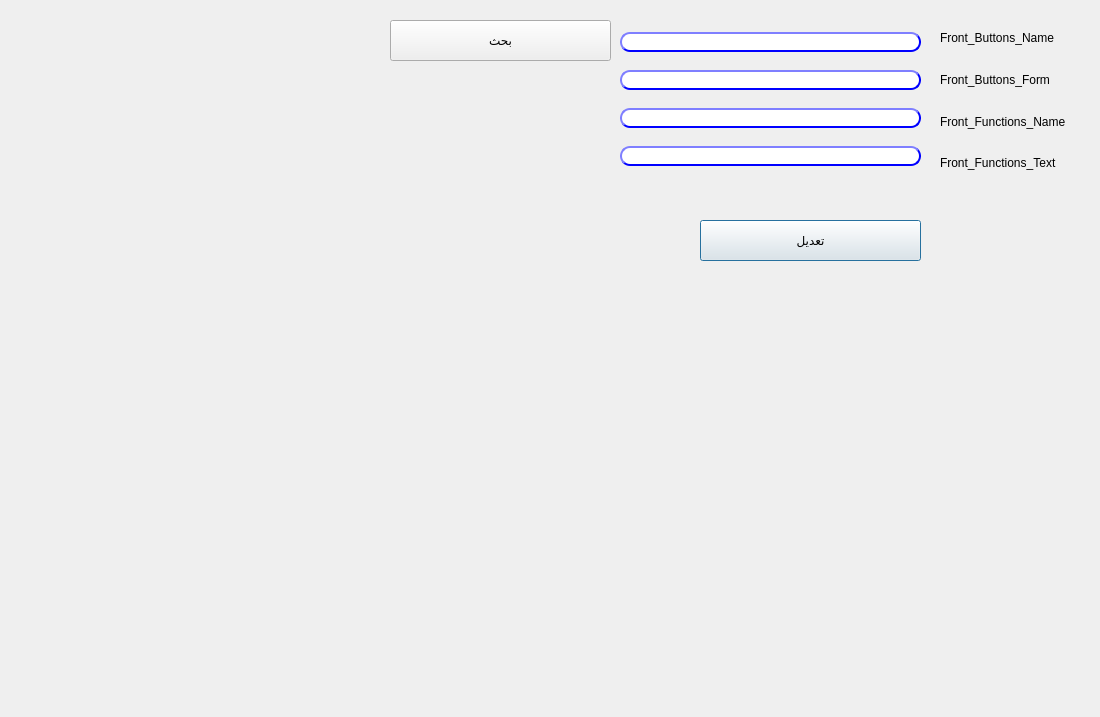
<?xml version="1.0" encoding="UTF-8"?>
<ui version="4.0">
 <class>CustomerGP</class>
 <widget class="QDialog" name="CustomerGP">
  <property name="geometry">
   <rect>
    <x>0</x>
    <y>0</y>
    <width>1100</width>
    <height>717</height>
   </rect>
  </property>
  <property name="minimumSize">
   <size>
    <width>1100</width>
    <height>717</height>
   </size>
  </property>
  <property name="maximumSize">
   <size>
    <width>1100</width>
    <height>717</height>
   </size>
  </property>
  <property name="windowTitle">
   <string>الشركات</string>
  </property>
  <widget class="QPushButton" name="BTN_modify">
   <property name="geometry">
    <rect>
     <x>700</x>
     <y>220</y>
     <width>221</width>
     <height>41</height>
    </rect>
   </property>
   <property name="styleSheet">
    <string notr="true"/>
   </property>
   <property name="text">
    <string>تعديل</string>
   </property>
  </widget>
  <widget class="QLabel" name="LB_id">
   <property name="enabled">
    <bool>false</bool>
   </property>
   <property name="geometry">
    <rect>
     <x>610</x>
     <y>40</y>
     <width>31</width>
     <height>20</height>
    </rect>
   </property>
   <property name="text">
    <string/>
   </property>
  </widget>
  <widget class="QLabel" name="LB_status">
   <property name="enabled">
    <bool>false</bool>
   </property>
   <property name="geometry">
    <rect>
     <x>620</x>
     <y>130</y>
     <width>31</width>
     <height>21</height>
    </rect>
   </property>
   <property name="text">
    <string/>
   </property>
  </widget>
  <widget class="QWidget" name="verticalLayoutWidget">
   <property name="geometry">
    <rect>
     <x>940</x>
     <y>20</y>
     <width>141</width>
     <height>161</height>
    </rect>
   </property>
   <layout class="QVBoxLayout" name="verticalLayout">
    <item>
     <widget class="QLabel" name="QL_frontButtonName">
      <property name="text">
       <string>Front_Buttons_Name</string>
      </property>
     </widget>
    </item>
    <item>
     <widget class="QLabel" name="QL_frontButtonsForm">
      <property name="text">
       <string>Front_Buttons_Form</string>
      </property>
     </widget>
    </item>
    <item>
     <widget class="QLabel" name="QL_FrontFunctionsName">
      <property name="text">
       <string>Front_Functions_Name</string>
      </property>
     </widget>
    </item>
    <item>
     <widget class="QLabel" name="QL_FrontFunctionsText">
      <property name="text">
       <string>Front_Functions_Text</string>
      </property>
     </widget>
    </item>
   </layout>
  </widget>
  <widget class="QWidget" name="verticalLayoutWidget_2">
   <property name="geometry">
    <rect>
     <x>620</x>
     <y>20</y>
     <width>301</width>
     <height>161</height>
    </rect>
   </property>
   <layout class="QVBoxLayout" name="verticalLayout_2">
    <item>
     <widget class="QLineEdit" name="LE_Front_Buttons_Name">
      <property name="styleSheet">
       <string notr="true">QLineEdit{
                                        background-color: white;
                                        border-style: outset;
                                        border-width: 2px;
                                        border-radius: 10px;
                                        border-color: blue;
                                        min-width: 6em;
                                        }
                                        QLineEdit:hover {
                                        background: qradialgradient(
                                        cx: 0.3, cy: -0.4, fx: 0.3, fy: -0.4,
                                        radius: 1.35, stop: 0 #fff, stop: 1 #bbb
                                        );
                                        }
                                       QLineEdit:pressed {
                                        border-style: inset;
                                        background: qradialgradient(
                                        cx: 0.4, cy: -0.1, fx: 0.4, fy: -0.1,
                                        radius: 1.35, stop: 0 #fff, stop: 1 #ddd
                                        );
                                        }
                                    </string>
      </property>
      <property name="maxLength">
       <number>50</number>
      </property>
     </widget>
    </item>
    <item>
     <widget class="QLineEdit" name="LE_Front_Buttons_Form">
      <property name="styleSheet">
       <string notr="true">QLineEdit{
                                        background-color: white;
                                        border-style: outset;
                                        border-width: 2px;
                                        border-radius: 10px;
                                        border-color: blue;
                                        min-width: 6em;
                                        }
                                        QLineEdit:hover {
                                        background: qradialgradient(
                                        cx: 0.3, cy: -0.4, fx: 0.3, fy: -0.4,
                                        radius: 1.35, stop: 0 #fff, stop: 1 #bbb
                                        );
                                        }
                                       QLineEdit:pressed {
                                        border-style: inset;
                                        background: qradialgradient(
                                        cx: 0.4, cy: -0.1, fx: 0.4, fy: -0.1,
                                        radius: 1.35, stop: 0 #fff, stop: 1 #ddd
                                        );
                                        }
                                    </string>
      </property>
      <property name="maxLength">
       <number>50</number>
      </property>
     </widget>
    </item>
    <item>
     <widget class="QLineEdit" name="LE_Front_Functions_Name">
      <property name="styleSheet">
       <string notr="true">QLineEdit{
                                        background-color: white;
                                        border-style: outset;
                                        border-width: 2px;
                                        border-radius: 10px;
                                        border-color: blue;
                                        min-width: 6em;
                                        }
                                        QLineEdit:hover {
                                        background: qradialgradient(
                                        cx: 0.3, cy: -0.4, fx: 0.3, fy: -0.4,
                                        radius: 1.35, stop: 0 #fff, stop: 1 #bbb
                                        );
                                        }
                                       QLineEdit:pressed {
                                        border-style: inset;
                                        background: qradialgradient(
                                        cx: 0.4, cy: -0.1, fx: 0.4, fy: -0.1,
                                        radius: 1.35, stop: 0 #fff, stop: 1 #ddd
                                        );
                                        }
                                    </string>
      </property>
      <property name="maxLength">
       <number>50</number>
      </property>
     </widget>
    </item>
    <item>
     <widget class="QLineEdit" name="LE_Front_Functions_Text">
      <property name="styleSheet">
       <string notr="true">QLineEdit{
                                        background-color: white;
                                        border-style: outset;
                                        border-width: 2px;
                                        border-radius: 10px;
                                        border-color: blue;
                                        min-width: 6em;
                                        }
                                        QLineEdit:hover {
                                        background: qradialgradient(
                                        cx: 0.3, cy: -0.4, fx: 0.3, fy: -0.4,
                                        radius: 1.35, stop: 0 #fff, stop: 1 #bbb
                                        );
                                        }
                                       QLineEdit:pressed {
                                        border-style: inset;
                                        background: qradialgradient(
                                        cx: 0.4, cy: -0.1, fx: 0.4, fy: -0.1,
                                        radius: 1.35, stop: 0 #fff, stop: 1 #ddd
                                        );
                                        }
                                    </string>
      </property>
      <property name="maxLength">
       <number>50</number>
      </property>
     </widget>
    </item>
   </layout>
  </widget>
  <widget class="QPushButton" name="BTN_search">
   <property name="geometry">
    <rect>
     <x>390</x>
     <y>20</y>
     <width>221</width>
     <height>41</height>
    </rect>
   </property>
   <property name="styleSheet">
    <string notr="true"/>
   </property>
   <property name="text">
    <string>بحث</string>
   </property>
  </widget>
 </widget>
 <resources/>
 <connections/>
</ui>
